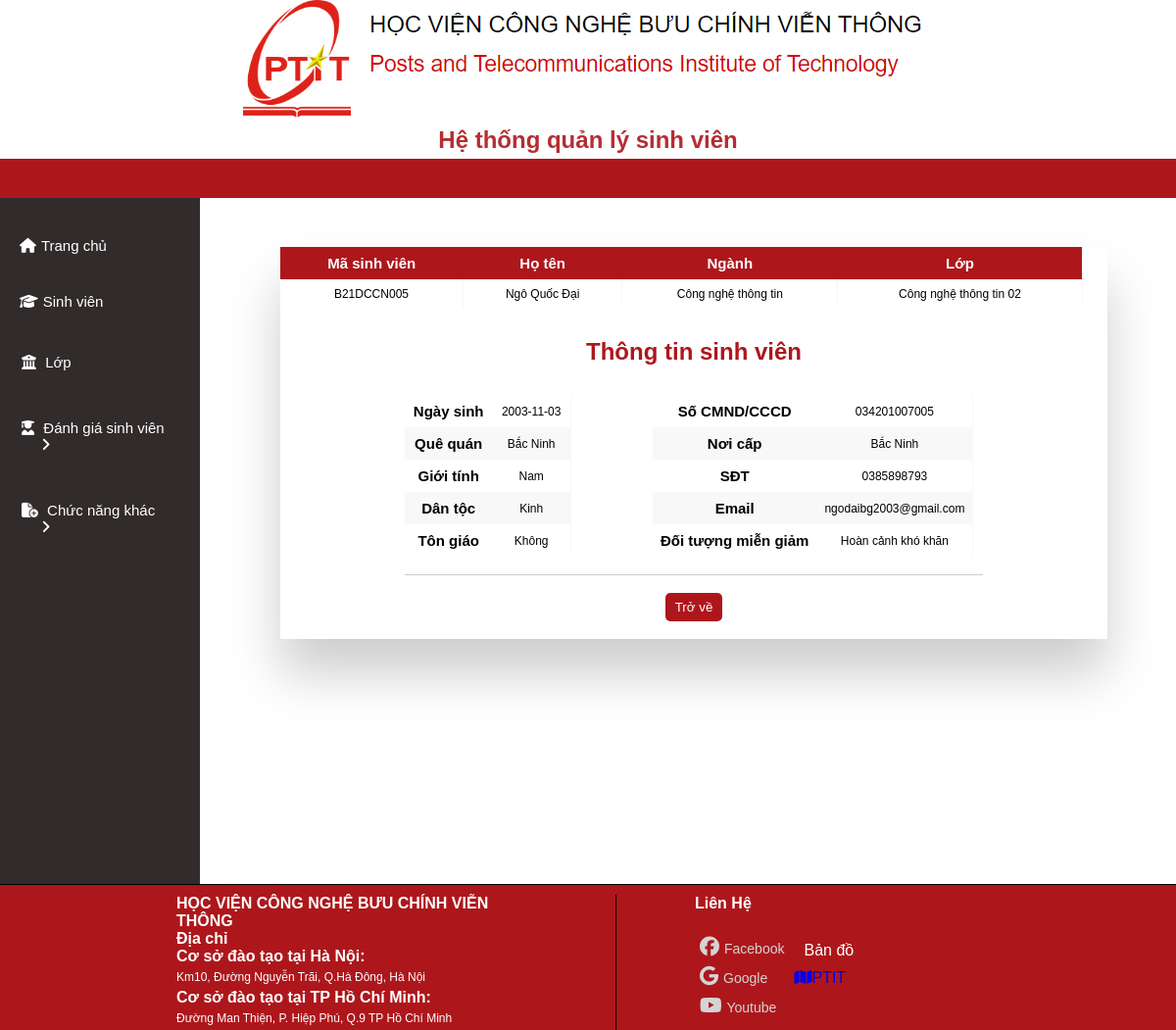
The app's page /doituong/thongtindoituong.php?id=B21DCCN005 with its own data.
### tables this page shows
CREATE TABLE `sinhvien` (
  `MaSV` varchar(255) NOT NULL,
  `TenSV` varchar(255) NOT NULL,
  `GioiTinh` varchar(255) NOT NULL,
  `NgaySinh` date NOT NULL,
  `QueQuan` varchar(255) NOT NULL,
  `DanToc` varchar(255) NOT NULL,
  `TonGiao` varchar(255) NOT NULL,
  `SoCMT` varchar(255) NOT NULL,
  `NoiCapCMT` varchar(255) NOT NULL,
  `SDT` varchar(10) NOT NULL,
  `Email` text NOT NULL,
  `DoiTuongMG` int(11) NOT NULL,
  `MaLop` varchar(255) DEFAULT NULL,
  `MaNganh` varchar(255) NOT NULL
);

CREATE TABLE `nganh` (
  `MaNganh` varchar(255) NOT NULL,
  `TenNganh` varchar(255) NOT NULL,
  `MaKhoa` varchar(255) NOT NULL
);

CREATE TABLE `lop` (
  `MaLop` varchar(255) NOT NULL,
  `TenLop` varchar(255) NOT NULL,
  `MaNganh` varchar(255) NOT NULL,
  `MaGV` varchar(255) NOT NULL
);

### doituong/thongtindoituong.php (the view, shortened to what this page needs)
<?php
     $conn = mysqli_connect("localhost", "root", "", "qlsv") or die("Connection failed !");
     mysqli_set_charset($conn, 'utf8');
     $id = $_GET["id"];
     $result = mysqli_query($conn, "select *from lop join sinhvien on sinhvien.MaLop=lop.MaLop
                                    join nganh on lop.MaNganh = nganh.MaNganh where MaSV='$id'");
     $item = mysqli_fetch_array($result);
     $resultnull = mysqli_query($conn, "select *from sinhvien
                                        join nganh on nganh.MaNganh = sinhvien.MaNganh where MaSV='$id'");
     $itemnull = mysqli_fetch_array($resultnull);
?>
<!DOCTYPE html>
<html lang="en">
<head>
    <link rel="stylesheet"
          href="../styleAdmin.css?v=1.0">
    <link rel="stylesheet"
          href="https://cdnjs.cloudflare.com/ajax/libs/font-awesome/6.1.1/css/all.min.css">
</head>
<body>
    <?php include("../header.php"); ?>
    <?php include("../nav.php"); ?>
    <section>
        <div class="section-contain">
            <?php include("../menu.php"); ?>
            <div id="showFunction">
                <div class="table-wrapper">
                    <?php if( $item['MaLop'] == NULL){?>
                    <table class="fl-table tt">
                        <thead>
                            <tr>
                                <th>Mã sinh viên</th>
                                <th>Họ tên</th>
                                <th>Ngành</th>
                                <th>Lớp</th>
                            </tr>
                        </thead>
                        <tbody>
                            <tr>
                                <td><?php echo $itemnull['MaSV']; ?></td>
                                <td><?php echo $itemnull['TenSV']; ?></td>
                                <td><?php echo $itemnull['TenNganh']; ?></td>
                                <td><?php echo "Chưa xét lớp" ?></td>
                            </tr>
                        </tbody>
                    </table>
                    <div class="head_title">
                        <h1>Thông tin sinh viên</h1>
                        <div class="ttsv"
                             style="display:flex; justify-content: space-between;">
                            <div>
                                <table class="fl-table tt">
                                    <tr>
                                        <th>Ngày sinh</th>
                                        <td><?php echo $itemnull['NgaySinh']; ?></td>
                                    </tr>
                                    <tr>
                                        <th>Quê quán</th>
                                        <td><?php echo $itemnull['QueQuan']; ?></td>
                                    </tr>
                                    <tr>
                                        <th>Giới tính</th>
                                        <td><?php echo $itemnull['GioiTinh']; ?></td>
                                    </tr>
                                    <tr>
                                        <th>Dân tộc</th>
                                        <td><?php echo $itemnull['DanToc']; ?></td>
                                    </tr>
                                    <tr>
                                        <th>Tôn giáo</th>
                                        <td><?php echo $itemnull['TonGiao']; ?></td>
                                    </tr>
                                </table>
                            </div>
                            <div>
                                <table class="fl-table tt">
                                    <tr>
                                        <th>Số CMND/CCCD</th>
                                        <td><?php echo $itemnull['SoCMT']; ?></td>
                                    </tr>
                                    <tr>
                                        <th>Nơi cấp</th>
                                        <td><?php echo $itemnull['NoiCapCMT']; ?></td>
                                    </tr>
                                    <tr>
                                        <th>SĐT</th>
                                        <td><?php echo $itemnull['SDT']; ?></td>
                                    </tr>
                                    <tr>
                                        <th>Email</th>
                                        <td><?php echo $itemnull['Email']; ?></td>
                                    </tr>
                                    <tr>
                                        <th>Đối tượng miễn giảm</th>
                                        <td>
                                            <?php
                                    if($itemnull['DoiTuongMG'] == 1){
                                        echo "Hoàn cảnh khó khăn";
                                    }
                                    if($itemnull['DoiTuongMG'] == 2){
                                        echo "Dân tộc thiểu số";
                                    }
                                    ?>
                                        </td>
                                    </tr>
                                </table>
                            </div>
                        </div>
                        <br>
                    </div>
                    <?php }else{?>
                    <table class="fl-table tt">
                        <thead>
                            <tr>
                                <th>Mã sinh viên</th>
                                <th>Họ tên</th>
                                <th>Ngành</th>
                                <th>Lớp</th>
                            </tr>
                        </thead>
                        <tbody>
                            <tr>
                                <td><?php echo $item['MaSV']; ?></td>
                                <td><?php echo $item['TenSV']; ?></td>
                                <td><?php echo $item['TenNganh']; ?></td>
                                <td><?php echo $item['TenLop']; ?></td>
                            </tr>
                        </tbody>
                    </table>
                    <div class="head_title">
                        <h1>Thông tin sinh viên</h1>
                        <div class="ttsv"
                             style="display:flex; justify-content: space-between;">
                            <div>
                                <table class="fl-table tt">
                                    <tr>
                                        <th>Ngày sinh</th>
                                        <td><?php echo $item['NgaySinh']; ?></td>
                                    </tr>
                                    <tr>
                                        <th>Quê quán</th>
                                        <td><?php echo $item['QueQuan']; ?></td>
                                    </tr>
                                    <tr>
                                        <th>Giới tính</th>
                                        <td><?php echo $item['GioiTinh']; ?></td>
                                    </tr>
                                    <tr>
                                        <th>Dân tộc</th>
                                        <td><?php echo $item['DanToc']; ?></td>
                                    </tr>
                                    <tr>
                                        <th>Tôn giáo</th>
                                        <td><?php echo $item['TonGiao']; ?></td>
                                    </tr>
                                </table>
                            </div>
                            <div>
                                <table class="fl-table tt">
                                    <tr>
                                        <th>Số CMND/CCCD</th>
                                        <td><?php echo $item['SoCMT']; ?></td>
                                    </tr>
                                    <tr>
                                        <th>Nơi cấp</th>
                                        <td><?php echo $item['NoiCapCMT']; ?></td>
                                    </tr>
                                    <tr>
                                        <th>SĐT</th>
                                        <td><?php echo $item['SDT']; ?></td>
                                    </tr>
                                    <tr>
                                        <th>Email</th>
                                        <td><?php echo $item['Email']; ?></td>
                                    </tr>
                                    <tr>
                                        <th>Đối tượng miễn giảm</th>
                                        <td>
                                            <?php
                                    if($item['DoiTuongMG'] == 1){
                                        echo "Hoàn cảnh khó khăn";
                                    }
                                    ?>
                                        </td>
                                    </tr>
                                </table>
                            </div>
                        </div>
                        <br>
                    </div>
                    <?php }?>
                    <br>
                    <button class="btn-submit-css"
                            onclick="window.location = '../doituong/doituonguutien.php'">Trở về</button><br><br>
                </div>
            </div>
    </section>
    <?php include("../footer.php"); ?>
</body>
</html>

### styleAdmin.css (style rules this page uses)
* { padding: 0; margin: 0; box-sizing: border-box; font-family: sans-serif; }
section { text-align: center; }
#showFunction { margin: 40px 0 0 5px; height: 100%; float: right; width: 82%; border-radius: 5px; }
.table-wrapper { margin: 10px 70px 70px; box-shadow: 0px 35px 50px rgba(0, 0, 0, 0.2); }
.fl-table { border-radius: 5px; font-size: 15px; font-weight: normal; border: none; width: 97%; border-collapse: collapse; white-space: nowrap; background-color: white; margin-right: 10px; }
.fl-table td, .fl-table th { text-align: center; padding: 8px; }
.fl-table td { border-right: 1px solid #f8f8f8; font-size: 12px; }
.fl-table thead th { color: #ffffff; background: rgb(173, 23, 28); }
.fl-table thead th:nth-child(odd) { color: #ffffff; background: rgb(173, 23, 28); }
.fl-table tr:nth-child(even) { background: #f8f8f8; }
h1 { margin: 30px; color: rgb(173, 23, 28); }
.head_title { margin: 0 auto; width: 70%; align-items: center; text-align: center; border-bottom: 1px solid #ccc; }
.btn-submit-css { padding: 7px 10px; border: none; background-color: rgb(173, 23, 28); color: white; border-radius: 5px; cursor: pointer; }

### records on screen
sinhvien: MaSV "B21DCCN005", TenSV "Ngô Quốc Đại", MaNganh.TenNganh "Công nghệ thông tin", MaLop.TenLop "Công nghệ thông tin 02", NgaySinh "2003-11-03", QueQuan "Bắc Ninh", GioiTinh "Nam", DanToc "Kinh", TonGiao "Không", SoCMT "034201007005", NoiCapCMT "Bắc Ninh", SDT "0385898793", Email "ngodaibg2003@gmail.com"
